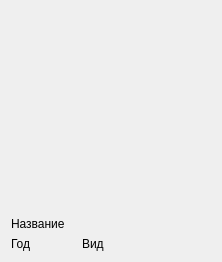
<?xml version="1.0" encoding="UTF-8"?>
<ui version="4.0">
 <class>AlbumCard</class>
 <widget class="QWidget" name="AlbumCard">
  <property name="geometry">
   <rect>
    <x>0</x>
    <y>0</y>
    <width>218</width>
    <height>262</height>
   </rect>
  </property>
  <property name="sizePolicy">
   <sizepolicy hsizetype="Fixed" vsizetype="Fixed">
    <horstretch>0</horstretch>
    <verstretch>0</verstretch>
   </sizepolicy>
  </property>
  <property name="windowTitle">
   <string>Form</string>
  </property>
  <layout class="QGridLayout" name="gridLayout">
   <item row="0" column="0" colspan="3">
    <widget class="QLabel" name="coverLabel">
     <property name="sizePolicy">
      <sizepolicy hsizetype="Fixed" vsizetype="Fixed">
       <horstretch>0</horstretch>
       <verstretch>0</verstretch>
      </sizepolicy>
     </property>
     <property name="minimumSize">
      <size>
       <width>200</width>
       <height>200</height>
      </size>
     </property>
     <property name="maximumSize">
      <size>
       <width>200</width>
       <height>200</height>
      </size>
     </property>
     <property name="text">
      <string/>
     </property>
    </widget>
   </item>
   <item row="1" column="0" colspan="3">
    <widget class="QLabel" name="nameLabel">
     <property name="text">
      <string notr="true">Название</string>
     </property>
    </widget>
   </item>
   <item row="2" column="0">
    <widget class="QLabel" name="yearLabel">
     <property name="text">
      <string notr="true">Год</string>
     </property>
    </widget>
   </item>
   <item row="2" column="1" colspan="2">
    <widget class="QLabel" name="kindLabel">
     <property name="text">
      <string notr="true">Вид</string>
     </property>
    </widget>
   </item>
  </layout>
 </widget>
 <resources/>
 <connections/>
</ui>
